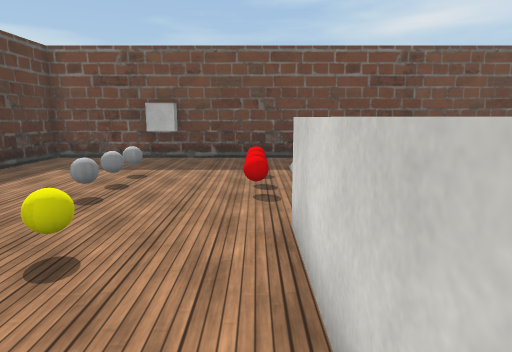
view 1 (above)

16 first-person views from a walk through a Unity game level. The camera is 1.5 m above the floor, tilts 10° down and sees 75° across. The floor is counted in squares, 1 m on a side. Each view is taken from the middle of a square. On the plan, view 1 faces up. The plan holds only what a view shows up to about 15 squares ahead; the rest is blank. The player character is not drawn. Some surface patterns are stand-ins.

view 2
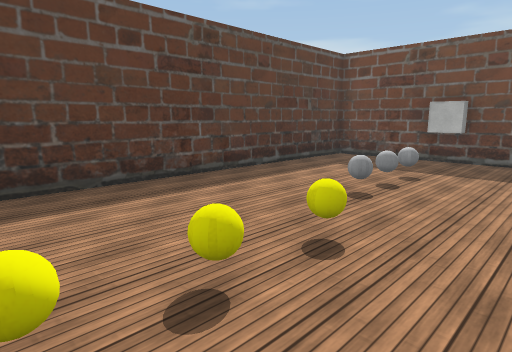

view 3
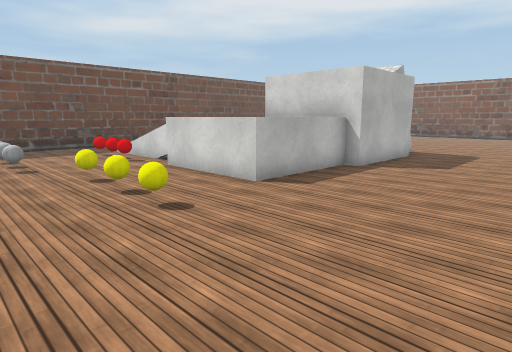

view 4
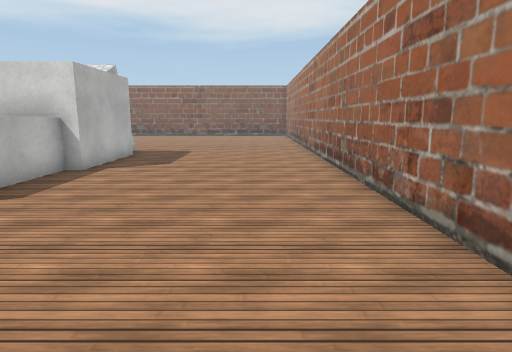

view 5
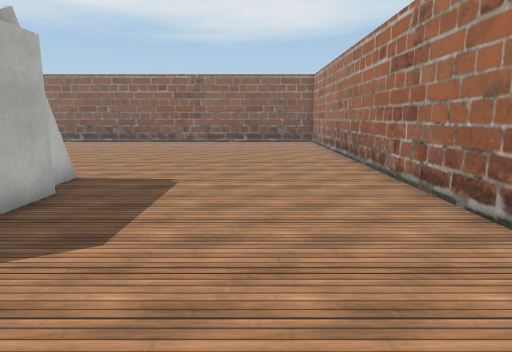

view 6
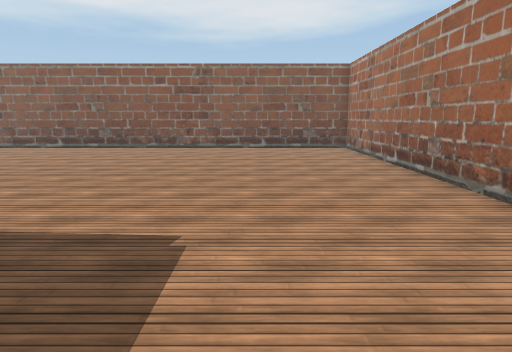

view 7
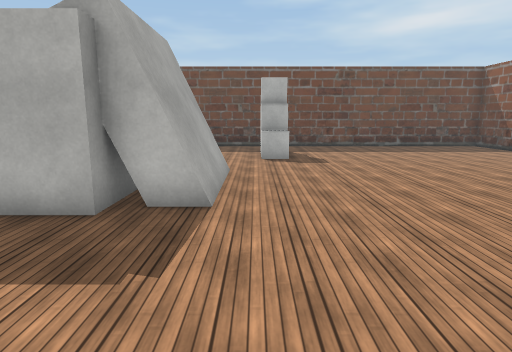

view 8
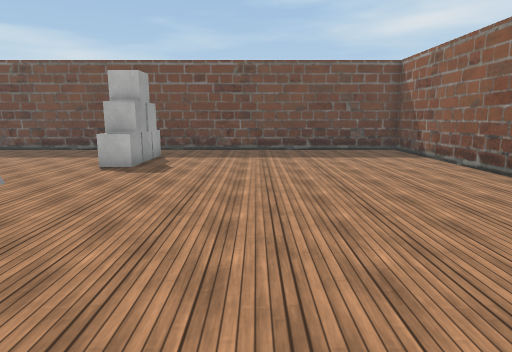

view 9
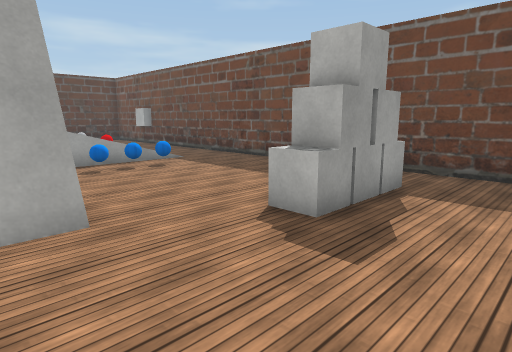

view 10
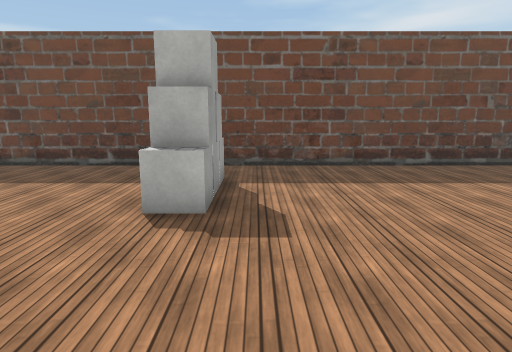

view 11
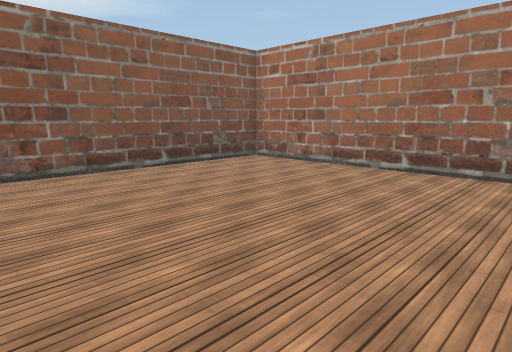

view 12
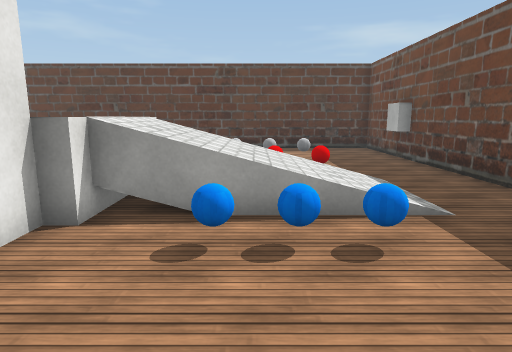

view 13
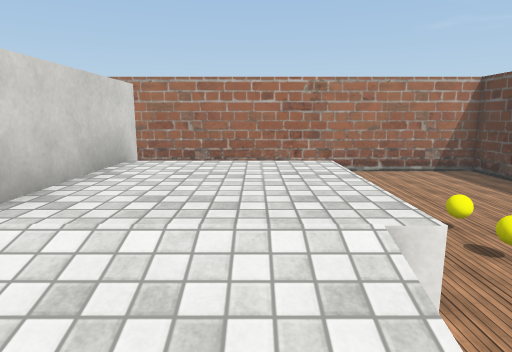

view 14
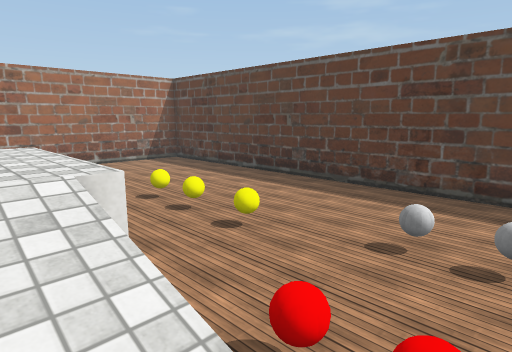

view 15
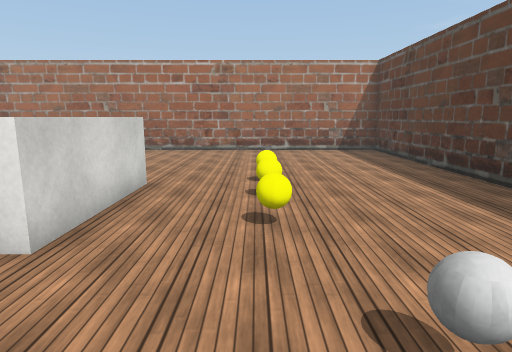

view 16
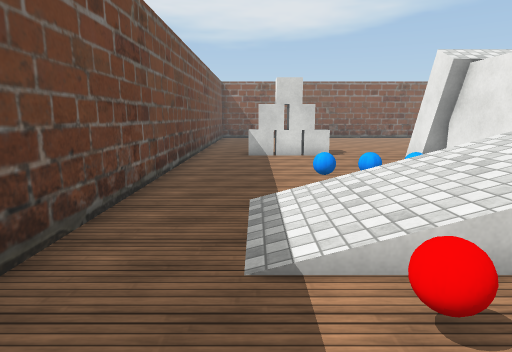

### Floor plan
Key: @ floor where view 1 was taken; # wall or solid block; . main floor; : floor 1.5 m higher than the main floor; / step, stairs or slope; = window, fence, low wall or low ledge; ^ raised ledge; C cube; B grey ball; R red ball; Y yellow ball; A ball.
Columns run from 8 left of view 1 to 23 right of it. Each row starts with its distance up from view 1.
 13 ####CC########################
 12 #...CC.........................#
 11 #..............................#
 10 #..................CC..........#
  9 #....B..R////......CC..........#
  8 #........=///A.....CC..........#
  7 #....B..R////A.....CC..........#
  6 #....B..R////A.................#
  5 #........=///..................
  4 #........::::######............
  3 #.....Y..::::^   ##...........
  2 #.....Y..::::^   ##...........
  1 #........::::^  ###............#
  0 #.....Y.@....####..............#
 -1 #..............................#
 -2 #..............................#
 -3 #..............................#
 -4 #..............................#
 -5 #..............................#
 -6 #..............................#
 -7 #..............................#
 -8 ################################

Positions as (right, up) in squares from view 1, and headings:
1: (0, 0), facing up
2: (0, 0), facing up-left
3: (-5, -5), facing up-right
4: (-5, -5), facing right
5: (2, -4), facing right
6: (6, -3), facing right
7: (11, -5), facing up
8: (16, -3), facing up
9: (15, 3), facing up-left
10: (13, 2), facing up
11: (13, 2), facing down-right
12: (9, 7), facing left
13: (2, 7), facing down
14: (2, 8), facing down-left
15: (-2, 8), facing down
16: (-2, 10), facing right
